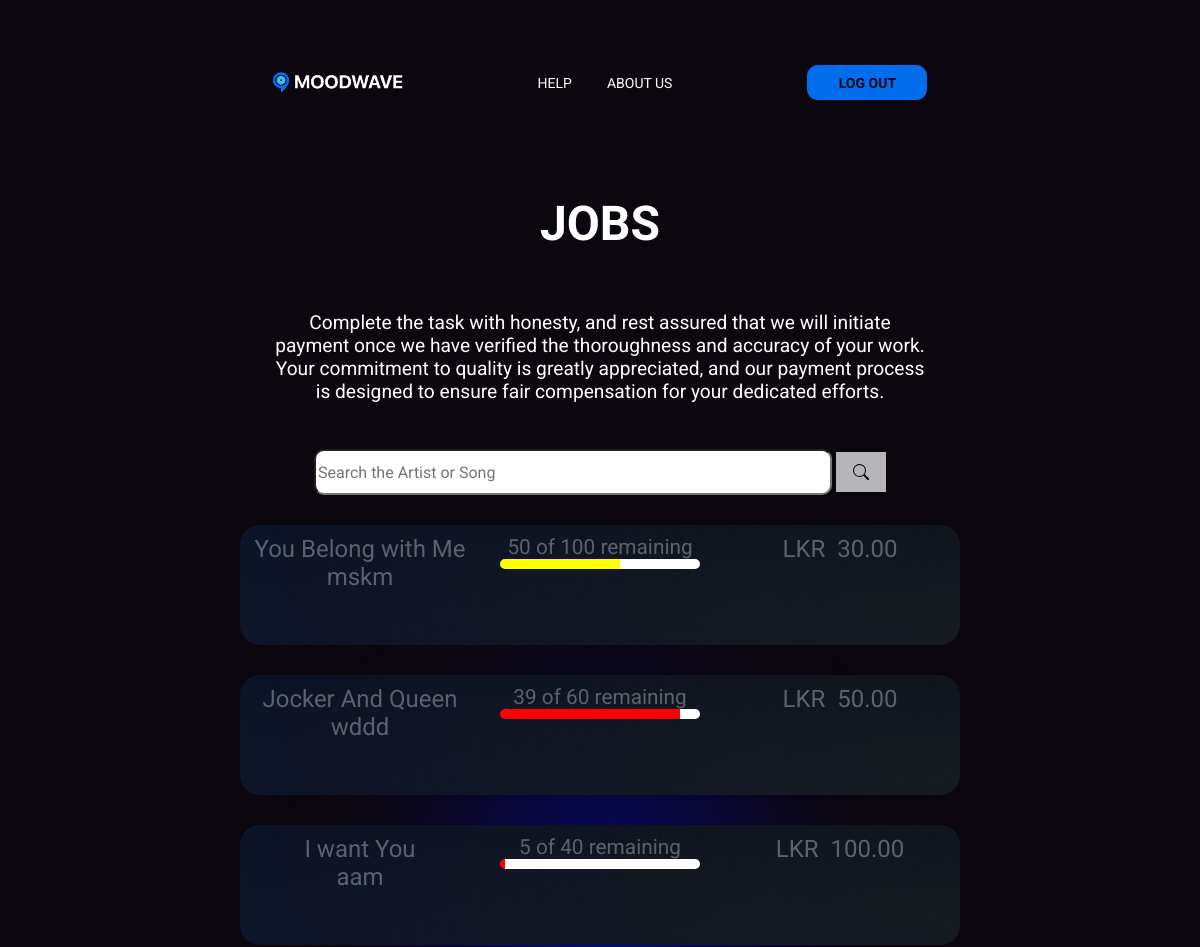
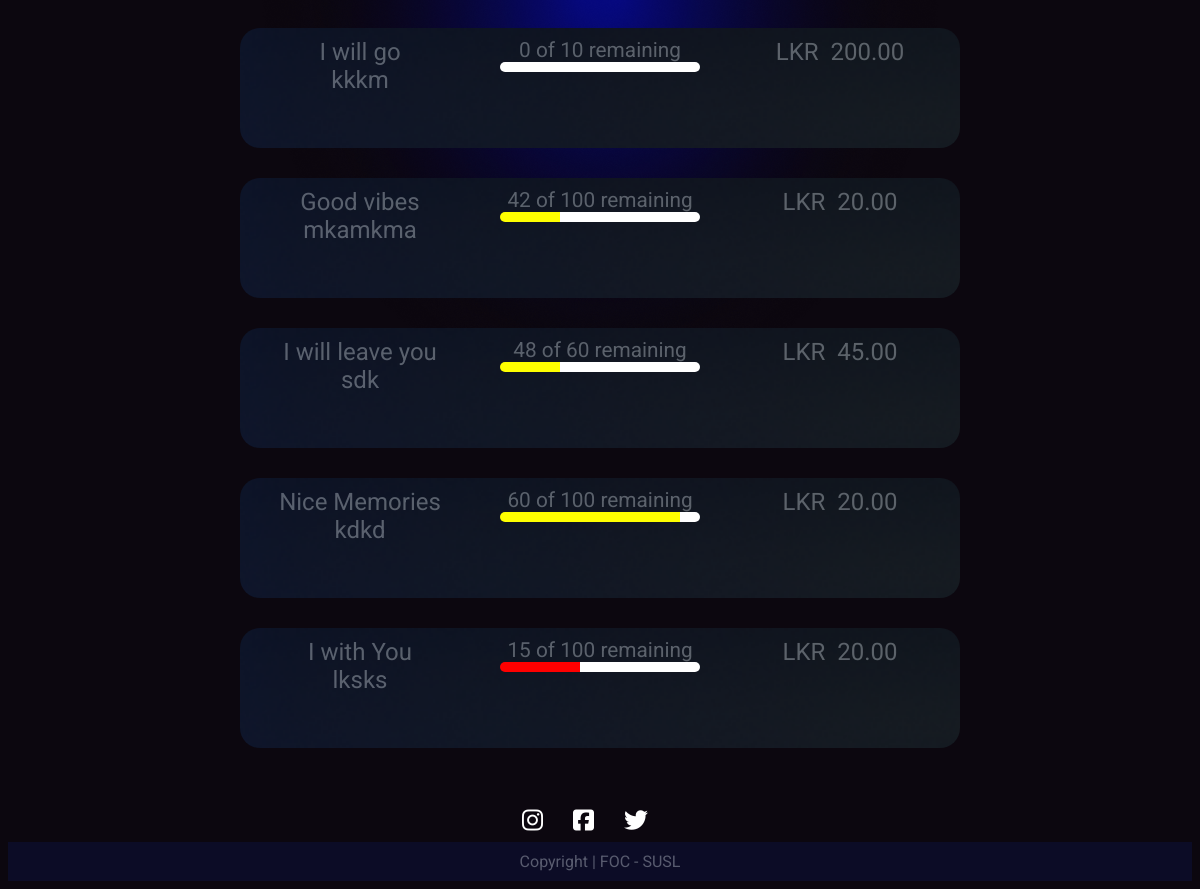
/jobs.php (signed in), run on the app's committed database (2 pictures, top to bottom).
### tables this page shows
CREATE TABLE IF NOT EXISTS `jobs` (
  `job_id` int(6) NOT NULL AUTO_INCREMENT,
  `creater_id` int(6) DEFAULT NULL,
  `song_name` varchar(1000) DEFAULT NULL,
  `song_writter` varchar(1000) DEFAULT NULL,
  `singers` varchar(1000) DEFAULT NULL,
  `music` varchar(1000) DEFAULT NULL,
  `workers_need` int(11) DEFAULT NULL,
  `workers_earn` int(11) DEFAULT NULL,
  `completed` int(11) NOT NULL DEFAULT '0',
  `placed_on` varchar(100) DEFAULT NULL,
  PRIMARY KEY (`job_id`)
);

### jobs.php (the view, shortened to what this page needs)
<?php
@include 'config.php';
$user_id = $_SESSION['user_id'];
?>
<!DOCTYPE html>
<html lang="en">
<head>
    <link rel="stylesheet" href="css/jobs.css">
</head>
<body>
    <section class="navigation_section">
        <nav class="Navigation_Bar">
          <ul>
            <li><a href="index.php"><img src="images/Logo.png" alt="MoodWave_logo" /></a></li>
            <li class="features"><a href="Need_Help.php">HELP</a></li>
            <li><a href="About_us.php" class="ABOUT">ABOUT US</a></li>
            <li><form method="POST"><input type="submit" name="logout" class="logout" value="LOG OUT"></form></li>
          </ul>
        </nav>
    </section>
<section class="content">
    <form action="" method="POST" enctype="multipart/form-data">
        <div class="form-group">
                <div class="title">
                    <h1>JOBS</h1>
                </div>
                <div class="desc">
                    <p>Complete the task with honesty, and rest assured that we will initiate payment once we have verified the thoroughness and accuracy of your work. Your commitment to quality is greatly appreciated, and our payment process is designed to ensure fair compensation for your dedicated efforts.</p>
                </div>
                <div class="input-container">
                    <input type="text" name="job_name" class="input" placeholder="Search the Artist or Song"/>
                    <input type="submit" name="search" class="search-btn"></input>
                </div>
        </div>
        <div class="box-container">
                <?php
                $select_jobs = mysqli_query($conn, "SELECT * FROM `jobs` WHERE creater_id='$user_id'") or die('query failed');
                if(mysqli_num_rows($select_jobs) > 0){
                    while($fetch_jobs = mysqli_fetch_assoc($select_jobs)){
                ?>
                    <?php $id=$fetch_jobs['job_id'];?>
                    <a href="job_complete.php?id=<?php echo $id ?>">
                    <div class="box" id="box">
                        <div class="name">
                            <div class="s_name">
                                <?php echo $fetch_jobs['song_name']; ?>
                            </div>
                            <div class="s_singer">
                                <?php echo $fetch_jobs['singers']; ?>
                            </div>
                        </div>
                        <div class="complete">
                            <div class="complete_desc">
                                <?php
                                    $complete_no=$fetch_jobs['completed'];
                                    $works=$fetch_jobs['workers_need'];
                                    $remaning=$works-$complete_no;
                                    echo $remaning.' of '.$works.' remaining';
                                ?>
                            </div>
                            <?php
                                if($remaning>=90){
                                    echo '<div class="complete_bar">
                                    <div class="complete_bar_1" style="width:180px;background-color: green;"></div>
                                    <div class="complete_bar_2" style="width:20px;background-color: white;"></div>
                                    </div>';
                                }elseif($remaning>=80){
                                    echo '<div class="complete_bar">
                                    <div class="complete_bar_1" style="width:120px;background-color: green;"></div>
                                    <div class="complete_bar_2" style="width:80px;background-color: white;"></div>
                                    </div>';
                                }elseif($remaning>=70){
                                    echo '<div class="complete_bar">
                                    <div class="complete_bar_1" style="width:60px;background-color: green;"></div>
                                    <div class="complete_bar_2" style="width:140px;background-color: white;"></div>
                                    </div>';
                                }elseif($remaning>=60){
                                    echo '<div class="complete_bar">
                                    <div class="complete_bar_1" style="width:180px;background-color: yellow;"></div>
                                    <div class="complete_bar_2" style="width:20px;background-color: white;"></div>
                                    </div>';
                                }elseif($remaning>=50){
                                    echo '<div class="complete_bar">
                                    <div class="complete_bar_1" style="width:120px;background-color: yellow;"></div>
                                    <div class="complete_bar_2" style="width:80px;background-color: white;"></div>
                                    </div>';
                                }elseif($remaning>=40){
                                    echo '<div class="complete_bar">
                                    <div class="complete_bar_1" style="width:60px;background-color: yellow;"></div>
                                    <div class="complete_bar_2" style="width:140px;background-color: white;"></div>
                                    </div>';
                                }elseif($remaning>=30){
                                    echo '<div class="complete_bar">
                                    <div class="complete_bar_1" style="width:180px;background-color: red;"></div>
                                    <div class="complete_bar_2" style="width:20px;background-color: white;"></div>
                                    </div>';
                                }elseif($remaning>=20){
                                    echo '<div class="complete_bar">
                                    <div class="complete_bar_1" style="width:140px;background-color: red;"></div>
                                    <div class="complete_bar_2" style="width:60px;background-color: white;"></div>
                                    </div>';
                                }elseif($remaning>=10){
                                    echo '<div class="complete_bar">
                                    <div class="complete_bar_1" style="width:80px;background-color: red;"></div>
                                    <div class="complete_bar_2" style="width:120px;background-color: white;"></div>
                                    </div>';
                                }elseif($remaning>0){
                                    echo '<div class="complete_bar">
                                    <div class="complete_bar_1" style="width:5px;background-color: red;"></div>
                                    <div class="complete_bar_2" style="width:195px;background-color: white;"></div>
                                    </div>';
                                }elseif($remaning<=0){
                                    echo '<div class="complete_bar">
                                    <div class="complete_bar_1" style="width:0px;background-color: red;"></div>
                                    <div class="complete_bar_2" style="width:200px;border-top-left-radius: 5px;border-bottom-left-radius: 5px;background-color: white;"></div>
                                    </div>';
                                }
                            ?>
                        </div>
                        <div class="price">
                            LKR &nbsp;<?php echo $fetch_jobs['workers_earn']; ?>.00
                        </div>
                    </div>
                    </a>
                <?php
                    }
                }else{
                    echo '<p class="empty">no Jobs placed yet!</p>';
                }
                ?>
   </div>
    </form>
    <div class="footer-images">
        <i class="fa-brands fa-instagram"></i>
        <i class="fa-brands fa-square-facebook"></i>
        <i class="fa-brands fa-twitter"></i>
    </div>
    <div class="box">Copyright | FOC - SUSL</div>
</section>
</body>
</html>

### css/jobs.css (style rules this page uses)
:root { --main-colur:#0C070F; --white:#FFFFFF; --btn-colour:#026EEE; --btn-text:#0C070F; --input-box:#A5EFFF; --next-bar:#183787; }
* { font-family: "Roboto", sans-serif; }
body { background-color: var(--main-colur); background-image: url("../images/gradient.png"); background-repeat: no-repeat; background-position: center; }
.Navigation_Bar { position: relative; top: 0; z-index: 3; display: inline; align-items: center; justify-content: space-between; padding: 40px 30px; border: 1px solid hsla(0, 0%, 100%, 0); border-radius: 34px; transition: all 0.5s ease-in-out; }
.navigation_section { margin-top: 30px; }
.Navigation_Bar img { width: 130px; height: auto; align-items: center; justify-content: center; display: flex; }
.Navigation_Bar ul { list-style-type: none; padding: 0; overflow: hidden; align-items: center; justify-content: center; display: flex; gap: 18px; }
.Navigation_Bar li { float: left; }
.Navigation_Bar .features { padding-left: 117px; padding-right: 17px; }
.Navigation_Bar .ABOUT { padding-right: 117px; }
.Navigation_Bar li a { display: block; color: white; text-align: center; font-size: 14px; text-decoration: none; font-weight: 400; }
.Navigation_Bar li form .logout { width: 120px; height: 35px; border-radius: 11px; background-color: #026eee; color: #0c070f; border: none; text-decoration: none; font-weight: 700; font-size: 14px; }
.content { display: flex; flex-direction: column; align-items: center; }
.content form .form-group { display: flex; flex-direction: column; align-items: center; margin-top: 20px; gap: 30px; }
.content form .form-group .title { margin: 0; margin-bottom: -30px; }
.content form .form-group .title h1 { font-size: 3rem; font-weight: bold; color: var(--white); }
.content form .form-group .desc { width:55%; text-align: center; }
.content form .form-group .desc p { font-size: 1.2rem; color: var(--white); }
.content form .form-group .input-container input { margin-top: -30px; width:510px; height: 40px; border-radius: 10px; font-size: 1rem; }
.content form .form-group .input-container .search-btn { width:50px; height: 40px; border-radius: 10px; }
.content form .form-group .input-container input[type="submit"] { text-indent: -999px; overflow: hidden; padding: 0; margin: 0; border: 1px solid transparent; border-radius: inherit; cursor: pointer; opacity: 0.7; background-color: var(--white); }
.content form .box-container { font-size: 1.2rem; color: white!important; display: flex; flex-direction: column; align-items: center; justify-content: center; margin-top: 30px; gap: 30px; }
.content form .box-container a { color: inherit; text-decoration: inherit; width: inherit; height: inherit; }
.content form .box-container a .box { width:60vw; height: 100px; background-color: black; background-image: url("../images/input-box-r.png"); background-repeat: no-repeat; background-size: cover; background-position: center; border-radius: 20px; display: flex; }
.content form .box-container a .box .name { font-size: 1.5rem; text-align: center; flex: 1; display: flex; margin-top: 0; flex-direction: column; }
.content form .box-container a .box .complete { font-size: 1.3rem; text-align: center; flex: 1; display: flex; flex-direction: column; margin-top: 0; align-items: center; }
.content form .box-container a .box .complete .complete_bar { display: flex; flex-direction: row; }
.content form .box-container a .box .complete .complete_bar .complete_bar_1 { height: 10px; border-top-left-radius: 5px; border-bottom-left-radius: 5px; }
.content form .box-container a .box .complete .complete_bar .complete_bar_2 { height: 10px; border-top-right-radius: 5px; border-bottom-right-radius: 5px; }
.content form .box-container a .box .price { font-size: 1.5rem; text-align: center; flex: 1; }
.content .footer-images { display: flex; justify-content: center; margin-top: 60px; margin-bottom: 10px; }
.content .footer-images i { margin-right: 30px; color: var(--white); font-size: 1.5rem; }
.content .box { background-color: #112daa25; color: rgba(240, 248, 255, 0.336); padding-top: 10px; padding-bottom: 10px; width: 100%; text-align: center; }

### data on the page
jobs: song_name "You Belong with Me", singers "mskm", completed "50", workers_need "100", workers_earn "30"
jobs: song_name "Jocker And Queen", singers "wddd", remaning "39", workers_need "60", workers_earn "50"
jobs: song_name "I want You", singers "aam", remaning "5", workers_need "40", workers_earn "100"
jobs: song_name "I will go", singers "kkkm", remaning "0", workers_need "10", workers_earn "200"
jobs: song_name "Good vibes", singers "mkamkma", remaning "42", workers_need "100", workers_earn "20"
jobs: song_name "I will leave you", singers "sdk", remaning "48", workers_need "60", workers_earn "45"
jobs: song_name "Nice Memories", singers "kdkd", remaning "60", workers_need "100", workers_earn "20"
jobs: song_name "I with You", singers "lksks", remaning "15", workers_need "100", workers_earn "20"
